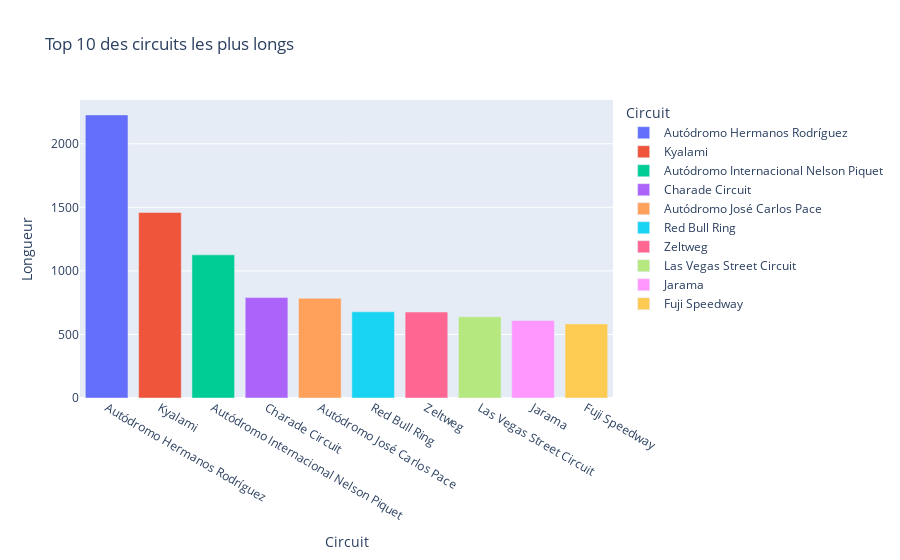

Notebook code cell kept with this figure:
### Code cell
# Créer un graphique à barres avec Plotly Express
fig = px.bar(top_10_circuits_longues, x='name', y='alt', color='name',
             labels={'name': 'Circuit', 'alt': 'Longueur '},
             title='Top 10 des circuits les plus longs')
fig.update_layout(xaxis={'categoryorder':'total descending'})  
fig.show()

### Figure 1 — Plotly figure (JSON) as saved in the notebook; plotly's stock layout.template omitted (floating-point values rounded to 4 significant figures)
{"data": [{"alignmentgroup": "True", "hovertemplate": "Circuit=%{x}<br>Longueur =%{y}<extra></extra>", "legendgroup": "Autódromo Hermanos Rodríguez", "marker": {"color": "#636efa", "pattern": {"shape": ""}}, "name": "Autódromo Hermanos Rodríguez", "offsetgroup": "Autódromo Hermanos Rodríguez", "orientation": "v", "showlegend": true, "textposition": "auto", "type": "bar", "x": ["Autódromo Hermanos Rodríguez"], "xaxis": "x", "y": [2227], "yaxis": "y"}, {"alignmentgroup": "True", "hovertemplate": "Circuit=%{x}<br>Longueur =%{y}<extra></extra>", "legendgroup": "Kyalami", "marker": {"color": "#EF553B", "pattern": {"shape": ""}}, "name": "Kyalami", "offsetgroup": "Kyalami", "orientation": "v", "showlegend": true, "textposition": "auto", "type": "bar", "x": ["Kyalami"], "xaxis": "x", "y": [1460], "yaxis": "y"}, {"alignmentgroup": "True", "hovertemplate": "Circuit=%{x}<br>Longueur =%{y}<extra></extra>", "legendgroup": "Autódromo Internacional Nelson Piquet", "marker": {"color": "#00cc96", "pattern": {"shape": ""}}, "name": "Autódromo Internacional Nelson Piquet", "offsetgroup": "Autódromo Internacional Nelson Piquet", "orientation": "v", "showlegend": true, "textposition": "auto", "type": "bar", "x": ["Autódromo Internacional Nelson Piquet"], "xaxis": "x", "y": [1126], "yaxis": "y"}, {"alignmentgroup": "True", "hovertemplate": "Circuit=%{x}<br>Longueur =%{y}<extra></extra>", "legendgroup": "Charade Circuit", "marker": {"color": "#ab63fa", "pattern": {"shape": ""}}, "name": "Charade Circuit", "offsetgroup": "Charade Circuit", "orientation": "v", "showlegend": true, "textposition": "auto", "type": "bar", "x": ["Charade Circuit"], "xaxis": "x", "y": [790], "yaxis": "y"}, {"alignmentgroup": "True", "hovertemplate": "Circuit=%{x}<br>Longueur =%{y}<extra></extra>", "legendgroup": "Autódromo José Carlos Pace", "marker": {"color": "#FFA15A", "pattern": {"shape": ""}}, "name": "Autódromo José Carlos Pace", "offsetgroup": "Autódromo José Carlos Pace", "orientation": "v", "showlegend": true, "textposition": "auto", "type": "bar", "x": ["Autódromo José Carlos Pace"], "xaxis": "x", "y": [785], "yaxis": "y"}, {"alignmentgroup": "True", "hovertemplate": "Circuit=%{x}<br>Longueur =%{y}<extra></extra>", "legendgroup": "Red Bull Ring", "marker": {"color": "#19d3f3", "pattern": {"shape": ""}}, "name": "Red Bull Ring", "offsetgroup": "Red Bull Ring", "orientation": "v", "showlegend": true, "textposition": "auto", "type": "bar", "x": ["Red Bull Ring"], "xaxis": "x", "y": [678], "yaxis": "y"}, {"alignmentgroup": "True", "hovertemplate": "Circuit=%{x}<br>Longueur =%{y}<extra></extra>", "legendgroup": "Zeltweg", "marker": {"color": "#FF6692", "pattern": {"shape": ""}}, "name": "Zeltweg", "offsetgroup": "Zeltweg", "orientation": "v", "showlegend": true, "textposition": "auto", "type": "bar", "x": ["Zeltweg"], "xaxis": "x", "y": [676], "yaxis": "y"}, {"alignmentgroup": "True", "hovertemplate": "Circuit=%{x}<br>Longueur =%{y}<extra></extra>", "legendgroup": "Las Vegas Street Circuit", "marker": {"color": "#B6E880", "pattern": {"shape": ""}}, "name": "Las Vegas Street Circuit", "offsetgroup": "Las Vegas Street Circuit", "orientation": "v", "showlegend": true, "textposition": "auto", "type": "bar", "x": ["Las Vegas Street Circuit"], "xaxis": "x", "y": [639], "yaxis": "y"}, {"alignmentgroup": "True", "hovertemplate": "Circuit=%{x}<br>Longueur =%{y}<extra></extra>", "legendgroup": "Jarama", "marker": {"color": "#FF97FF", "pattern": {"shape": ""}}, "name": "Jarama", "offsetgroup": "Jarama", "orientation": "v", "showlegend": true, "textposition": "auto", "type": "bar", "x": ["Jarama"], "xaxis": "x", "y": [609], "yaxis": "y"}, {"alignmentgroup": "True", "hovertemplate": "Circuit=%{x}<br>Longueur =%{y}<extra></extra>", "legendgroup": "Fuji Speedway", "marker": {"color": "#FECB52", "pattern": {"shape": ""}}, "name": "Fuji Speedway", "offsetgroup": "Fuji Speedway", "orientation": "v", "showlegend": true, "textposition": "auto", "type": "bar", "x": ["Fuji Speedway"], "xaxis": "x", "y": [583], "yaxis": "y"}], "layout": {"autosize": true, "barmode": "relative", "legend": {"title": {"text": "Circuit"}, "tracegroupgap": 0}, "title": {"text": "Top 10 des circuits les plus longs"}, "xaxis": {"anchor": "y", "autorange": true, "categoryarray": ["Autódromo Hermanos Rodríguez", "Kyalami", "Autódromo Internacional Nelson Piquet", "Charade Circuit", "Autódromo José Carlos Pace", "Red Bull Ring", "Zeltweg", "Las Vegas Street Circuit", "Jarama", "Fuji Speedway"], "categoryorder": "total descending", "domain": [0, 1], "range": [-0.5, 9.5], "title": {"text": "Circuit"}, "type": "category"}, "yaxis": {"anchor": "x", "autorange": true, "domain": [0, 1], "range": [0, 2344.0], "title": {"text": "Longueur "}, "type": "linear"}}}
